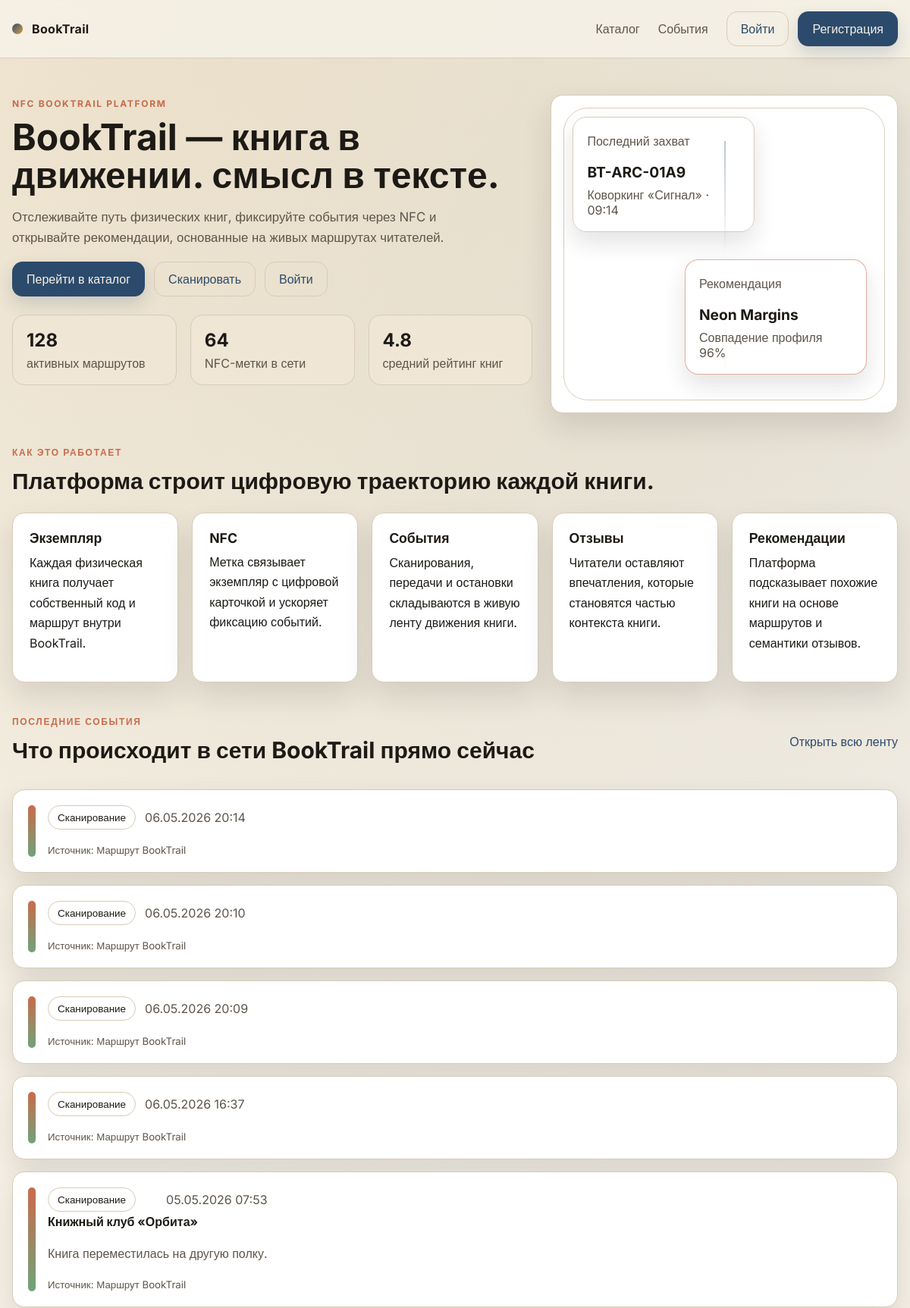
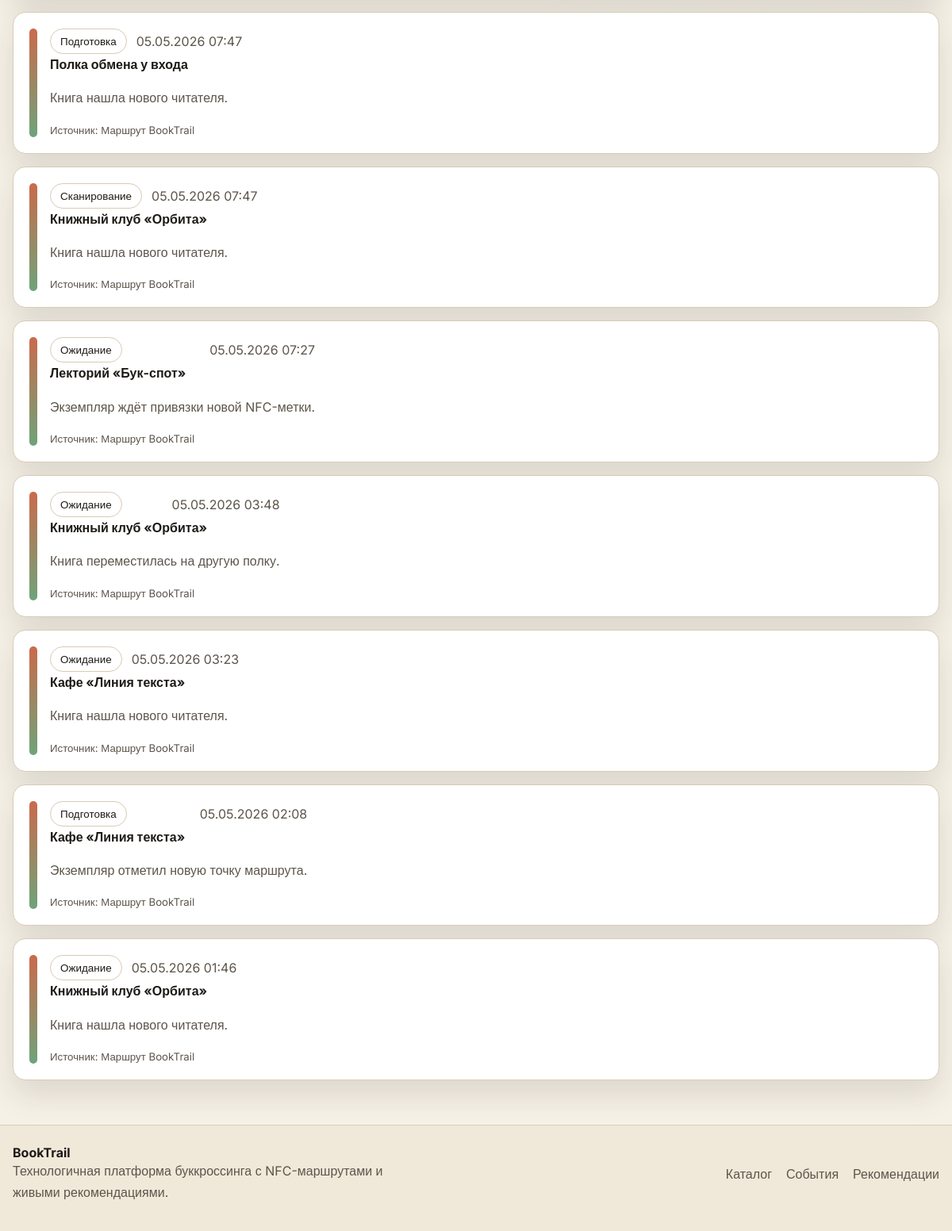
The page / on the database its author committed (2 pictures, top to bottom).
### web/models.py (models this page shows, shortened)
class MoveEventType(models.Model):
    code = models.SlugField('Код', max_length=32, unique=True)
    title = models.CharField('Название', max_length=120)
    class Meta:
        verbose_name = 'Тип события'
        verbose_name_plural = 'Типы событий'
        ordering = ['title']

class MoveSource(models.Model):
    code = models.SlugField('Код', max_length=32, unique=True)
    title = models.CharField('Название', max_length=160)
    class Meta:
        verbose_name = 'Источник события'
        verbose_name_plural = 'Источники событий'
        ordering = ['title']
    def __str__(self) -> str:
        return self.title

class Move(models.Model):
    copy = models.ForeignKey(Copy, on_delete=models.CASCADE, related_name='moves', verbose_name='Экземпляр книги', db_index=True)
    user = models.ForeignKey(settings.AUTH_USER_MODEL, on_delete=models.SET_NULL, null=True, blank=True, related_name='moves', verbose_name='Пользователь')
    event_type = models.ForeignKey(MoveEventType, on_delete=models.PROTECT, related_name='moves', verbose_name='Тип события')
    date_time = models.DateTimeField('Дата/время', db_index=True)
    place_text = models.CharField('Место', max_length=160, blank=True, default='')
    text = models.TextField('Комментарий', blank=True, default='')
    payload = models.TextField('Данные', blank=True, default='')
    source = models.ForeignKey(MoveSource, on_delete=models.PROTECT, related_name='moves', verbose_name='Источник')
    nfc_tag = models.ForeignKey(NfcTag, on_delete=models.SET_NULL, null=True, blank=True, related_name='moves', verbose_name='NFC-метка')
    class Meta:
        verbose_name = 'Перемещение'
        verbose_name_plural = 'Перемещения'
    def get_event_type_display(self) -> str:
        return self.event_type.title

### web/views.py (the view)
# urls.py: path('', views.landing, name='landing'),
def landing(request):
    return render(request, 'landing.html', {'latest_events': get_latest_events(), 'how_it_works': HOW_IT_WORKS})

### web/selectors.py (called while the page is built)
def _fmt_dt(dt) -> str:
    if not dt:
        return ''
    return timezone.localtime(dt).strftime('%d.%m.%Y %H:%M')

def move_to_event_dict(move: Move) -> dict:
    return {
        'type': move.get_event_type_display(),
        'event_type': move.get_event_type_display(),
        'time': _fmt_dt(move.date_time),
        'date_time': _fmt_dt(move.date_time),
        'place': move.place_text,
        'place_text': move.place_text,
        'comment': move.text,
        'text': move.text,
        'source': move.source,
        'payload': move.payload,
        'copy_id': move.copy_id,
        'book_id': move.copy.book_id,
        'book_title': move.copy.book.title,
    }

def get_latest_events(limit: int = 12) -> list[dict]:
    latest_moves = (
        Move.objects.select_related('copy', 'copy__book', 'user')
        .prefetch_related('user__booktrail_profile')
        .order_by('-date_time')[:limit]
    )
    return [move_to_event_dict(move) for move in latest_moves]

### web/templates/landing.html (shortened to what this page needs)
{% extends 'base.html' %}
{% block content %}
<section class="hero panel-grid">
    <div>
        <span class="eyebrow">NFC BookTrail Platform</span>
        <h1>BookTrail — книга в движении. смысл в тексте.</h1>
        <p class="hero-copy">Отслеживайте путь физических книг, фиксируйте события через NFC и открывайте рекомендации, основанные на живых маршрутах читателей.</p>
        <div class="hero-actions">
            <a class="btn btn-primary" href="{% url 'web:catalog' %}">Перейти в каталог</a>
            <a class="btn btn-secondary" href="{% url 'web:scan' %}">Сканировать</a>
            <a class="btn btn-secondary" href="{% url 'web:auth_login' %}">Войти</a>
        </div>
        <div class="hero-stats">
            <div class="stat-card"><strong>128</strong><span>активных маршрутов</span></div>
            <div class="stat-card"><strong>64</strong><span>NFC-метки в сети</span></div>
            <div class="stat-card"><strong>4.8</strong><span>средний рейтинг книг</span></div>
        </div>
    </div>
    <div class="hero-visual surface-card">
        <div class="signal-orbit"></div>
        <div class="signal-card">
            <p class="signal-label">Последний захват</p>
            <strong>BT-ARC-01A9</strong>
            <span>Коворкинг «Сигнал» · 09:14</span>
        </div>
        <div class="signal-line"></div>
        <div class="signal-card alt">
            <p class="signal-label">Рекомендация</p>
            <strong>Neon Margins</strong>
            <span>Совпадение профиля 96%</span>
        </div>
    </div>
</section>
<section class="section">
    <div class="section-heading">
        <span class="eyebrow">Как это работает</span>
        <h2>Платформа строит цифровую траекторию каждой книги.</h2>
    </div>
    <div class="feature-grid">
        {% for item in how_it_works %}
        <article class="surface-card feature-card">
            <h3>{{ item.title }}</h3>
            <p>{{ item.text }}</p>
        </article>
        {% endfor %}
    </div>
</section>
<section class="section">
    <div class="section-heading inline-heading">
        <div>
            <span class="eyebrow">Последние события</span>
            <h2>Что происходит в сети BookTrail прямо сейчас</h2>
        </div>
        <a class="text-link" href="{% url 'web:events' %}">Открыть всю ленту</a>
    </div>
    <div class="list-stack">
        {% for event in latest_events %}
            {% include 'partials/_event_chip.html' with event=event %}
        {% endfor %}
    </div>
</section>
{% endblock %}

### web/templates/partials/_event_chip.html
<article class="surface-card event-chip">
    <div class="event-chip-marker"></div>
    <div class="event-chip-body">
        <div class="event-chip-head">
            <span class="event-type">{% firstof event.type event.event_type %}</span>
            <span class="muted">{% firstof event.time event.date_time %}</span>
        </div>
        <p><strong>{% firstof event.place event.place_text %}</strong></p>
        <p class="muted">{% firstof event.comment event.text %}</p>
        <span class="micro-label">Источник: {% firstof event.source 'Маршрут BookTrail' %}</span>
    </div>
</article>

### rows shown on the page
MoveEventType: title "Сканирование" "Сканирование" "Сканирование" "Сканирование" "Сканирование" "Сканирование"
MoveSource: title "Маршрут BookTrail" "Маршрут BookTrail" "Маршрут BookTrail" "Маршрут BookTrail" "Маршрут BookTrail" "Маршрут BookTrail" "Маршрут BookTrail" "Маршрут BookTrail" "Маршрут BookTrail" "Маршрут BookTrail" "Маршрут BookTrail" "Маршрут BookTrail"
Move: place_text "Книжный клуб «Орбита»", text "Книга переместилась на другую полку."
MoveEventType: title "Подготовка" "Подготовка"
Move: place_text "Полка обмена у входа", text "Книга нашла нового читателя."
Move: place_text "Книжный клуб «Орбита»", text "Книга нашла нового читателя."
MoveEventType: title "Ожидание" "Ожидание" "Ожидание" "Ожидание"
Move: place_text "Лекторий «Бук-спот»", text "Экземпляр ждёт привязки новой NFC-метки."
Move: place_text "Книжный клуб «Орбита»", text "Книга переместилась на другую полку."
Move: place_text "Кафе «Линия текста»", text "Книга нашла нового читателя."
Move: place_text "Кафе «Линия текста»", text "Экземпляр отметил новую точку маршрута."
Move: place_text "Книжный клуб «Орбита»", text "Книга нашла нового читателя."

### other values the page prints
{{ item.title }} "Экземпляр" "NFC" "События" "Отзывы" "Рекомендации"
{{ item.text }} "Каждая физическая книга получает собственный код и маршрут внутри BookTrail." "Метка связывает экземпляр с цифровой карточкой и ускоряет фиксацию событий." "Сканирования, передачи и остановки складываются в живую ленту движения книги." "Читатели оставляют впечатления, которые становятся частью контекста книги." "Платформа подсказывает похожие книги на основе маршрутов и семантики отзывов."
